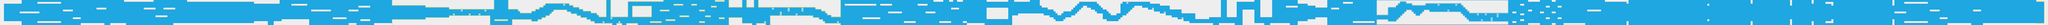

This game map was drawn from its Tiled (.tmx) file and the tilesets committed beside it. A one-line description and the trimmed map source follow:
An orthogonal 1040x13 tile map with 16x16 px tiles, 2 tile layers (Tile Layer 2, Tile Layer 1), 2 tilesets and 364 objects.

<map version="1.0" orientation="orthogonal" renderorder="right-down" width="1040" height="13" tilewidth="16" tileheight="16" nextobjectid="1017">
 <tileset firstgid="1" name="UIpackSheet_transparent" tilewidth="16" tileheight="16" spacing="2" tilecount="1003" columns="30">
  <image source="UIpackSheet_transparent.png" width="538" height="592" />
 </tileset>
 <tileset firstgid="1269" name="UIpackSheet_transparent" tilewidth="16" tileheight="16" spacing="2" tilecount="990" columns="30">
  <image source="UIpackSheet_transparent.png" width="538" height="592" />
 </tileset>
 <layer name="Tile Layer 2" width="1040" height="13">
  <data>[13520 cells, 13520 non-empty, 2 distinct tile ids]</data>
 </layer>
 <layer name="Tile Layer 1" width="1040" height="13">
  <data>[13520 cells, 4660 non-empty, 62 distinct tile ids]</data>
 </layer>
 <objectgroup name="Blocks" opacity="0.77">
  <object id="4" x="32" y="16" width="144" height="16" />
  <object id="5" x="16" y="32" width="16" height="144" />
  <object id="6" x="32" y="176" width="144" height="16" />
  <object id="7" x="160" y="96" width="160" height="16" />
  <object id="8" x="304" y="16" width="192" height="16" />
  <object id="9" x="304" y="176" width="192" height="16" />
  <object id="10" x="512" y="80" width="80" height="16" />
  <object id="11" x="592" y="144" width="64" height="16" />
  <object id="13" x="656" y="192" width="192" height="16" />
  <object id="14" x="784" y="64" width="80" height="16" />
  <object id="17" x="896" y="192" width="128" height="16" />
  <object id="18" x="1008" y="0" width="240" height="16" />
  <object id="20" x="1168" y="64" width="96" height="16" />
  <object id="21" x="1264" y="128" width="96" height="16" />
  <object id="22" x="1328" y="64" width="96" height="16" />
  <object id="23" x="1408" y="192" width="656" height="16" />
  <object id="24" x="1520" y="0" width="544" height="16" />
  <object id="25" x="2064" y="16" width="208" height="16" />
  <object id="28" x="2064" y="176" width="112" height="16" />
  <object id="29" x="2160" y="192" width="16" height="16" />
  <object id="31" x="2224" y="176" width="64" height="16" />
  <object id="32" x="2224" y="192" width="16" height="16" />
  <object id="34" x="2288" y="160" width="224" height="16" />
  <object id="35" x="2368" y="32" width="128" height="16" />
  <object id="36" x="2528" y="80" width="160" height="16" />
  <object id="37" x="2704" y="144" width="112" height="16" />
  <object id="38" x="2832" y="192" width="64" height="16" />
  <object id="39" x="2832" y="80" width="80" height="16" />
  <object id="40" x="2912" y="48" width="96" height="16" />
  <object id="42" x="2928" y="160" width="80" height="16" />
  <object id="43" x="3040" y="192" width="144" height="16" />
  <object id="44" x="3184" y="160" width="16" height="48" />
  <object id="45" x="3184" y="0" width="16" height="48" />
  <object id="46" x="3200" y="32" width="256" height="16" />
  <object id="48" x="3456" y="48" width="192" height="16" />
  <object id="49" x="3456" y="144" width="192" height="16" />
  <object id="50" x="3200" y="160" width="256" height="16" />
  <object id="51" x="3648" y="64" width="368" height="16" />
  <object id="54" x="3648" y="128" width="336" height="16" />
  <object id="55" x="3680" y="112" width="16" height="16" />
  <object id="56" x="3744" y="80" width="16" height="16" />
  <object id="57" x="3808" y="112" width="16" height="16" />
  <object id="58" x="3888" y="112" width="16" height="16" />
  <object id="59" x="3936" y="80" width="16" height="16" />
  <object id="60" x="4016" y="160" width="112" height="16" />
  <object id="61" x="4128" y="0" width="16" height="80" />
  <object id="62" x="4160" y="160" width="16" height="48" />
  <object id="63" x="4144" y="64" width="64" height="16" />
  <object id="64" x="4208" y="80" width="16" height="16" />
  <object id="65" x="4224" y="96" width="96" height="16" />
  <object id="67" x="4176" y="160" width="144" height="16" />
  <object id="69" x="4320" y="176" width="48" height="16" />
  <object id="70" x="4368" y="160" width="32" height="16" />
  <object id="71" x="4400" y="144" width="32" height="16" />
  <object id="72" x="4432" y="128" width="32" height="16" />
  <object id="73" x="4464" y="112" width="16" height="16" />
  <object id="74" x="4480" y="96" width="16" height="16" />
  <object id="75" x="4496" y="80" width="112" height="16" />
  <object id="76" x="4320" y="80" width="32" height="16" />
  <object id="77" x="4352" y="64" width="32" height="16" />
  <object id="78" x="4384" y="48" width="32" height="16" />
  <object id="79" x="4416" y="32" width="16" height="16" />
  <object id="80" x="4432" y="16" width="192" height="16" />
  <object id="81" x="4576" y="32" width="16" height="16" />
  <object id="82" x="4624" y="32" width="32" height="16" />
  <object id="84" x="4656" y="48" width="48" height="16" />
  <object id="85" x="4704" y="64" width="32" height="16" />
  <object id="86" x="4736" y="80" width="64" height="16" />
  <object id="87" x="4800" y="96" width="48" height="16" />
  <object id="88" x="4848" y="112" width="16" height="16" />
  <object id="90" x="4864" y="128" width="64" height="16" />
  <object id="92" x="4608" y="96" width="32" height="16" />
  <object id="94" x="4640" y="112" width="48" height="16" />
  <object id="95" x="4688" y="128" width="32" height="16" />
  <object id="96" x="4720" y="144" width="48" height="16" />
  <object id="98" x="4768" y="160" width="32" height="16" />
  <object id="100" x="4800" y="176" width="32" height="16" />
  <object id="102" x="4832" y="192" width="144" height="16" />
  <object id="103" x="4896" y="176" width="16" height="16" />
  <object id="104" x="4960" y="144" width="16" height="16" />
  <object id="105" x="4960" y="0" width="16" height="144" />
  <object id="106" x="4976" y="128" width="128" height="16" />
  <object id="109" x="5008" y="192" width="48" height="16" />
  <object id="110" x="5024" y="176" width="16" height="16" />
  <object id="113" x="5088" y="192" width="96" height="16" />
  <object id="116" x="5136" y="128" width="160" height="16" />
  <object id="118" x="5136" y="48" width="16" height="80" />
  <object id="120" x="5152" y="48" width="144" height="16" />
  <object id="121" x="5088" y="16" width="16" height="112" />
  <object id="122" x="5104" y="0" width="288" height="16" />
  <object id="123" x="5360" y="80" width="80" height="16" />
  <object id="124" x="5280" y="176" width="96" height="16" />
  <object id="125" x="5408" y="160" width="80" height="16" />
  <object id="126" x="5520" y="128" width="80" height="16" />
  <object id="127" x="5472" y="32" width="80" height="16" />
  <object id="128" x="5616" y="32" width="48" height="16" />
  <object id="129" x="5680" y="80" width="48" height="16" />
  <object id="130" x="5728" y="128" width="48" height="16" />
  <object id="131" x="5680" y="176" width="48" height="16" />
  <object id="132" x="5776" y="48" width="48" height="16" />
  <object id="133" x="5808" y="0" width="80" height="16" />
  <object id="134" x="5840" y="144" width="48" height="16" />
  <object id="135" x="5920" y="0" width="16" height="64" />
  <object id="136" x="5936" y="48" width="96" height="16" />
  <object id="137" x="5920" y="144" width="16" height="64" />
  <object id="138" x="5936" y="144" width="96" height="16" />
  <object id="139" x="6032" y="192" width="80" height="16" />
  <object id="140" x="6016" y="160" width="16" height="32" />
  <object id="141" x="6064" y="0" width="16" height="64" />
  <object id="143" x="6080" y="48" width="48" height="16" />
  <object id="144" x="6160" y="0" width="16" height="64" />
  <object id="146" x="6144" y="192" width="80" height="16" />
  <object id="147" x="6208" y="176" width="16" height="16" />
  </objectgroup>
 <objectgroup name="Final line" opacity="0.88">
  <!-- 3 objects omitted --></objectgroup>
</map>
<!-- 251 of 364 objects omitted -->
